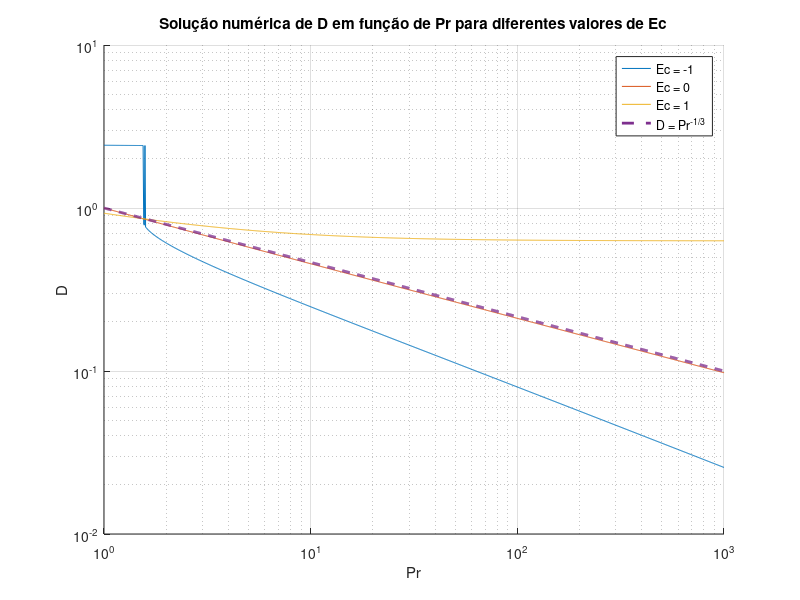

This figure's MATLAB source:
%% Incial
% Pr e Ec
Pr_values = logspace(0, 3, 1000); % Pr variando de 1 a 10^3
Ec_values = [-1, 0, 1]; % Valores de Ec

% Vetor para armazenar as soluções
D_solutions = zeros(length(Pr_values), length(Ec_values));

%% Resolver o calculo numerico
% For do Ec
for j = 1:length(Ec_values)
    Ec = Ec_values(j);

    % For do Pr
    for i = 1:length(Pr_values)
        Pr = Pr_values(i);
        
        % Funçao principal
        F = @(D) ((14 - D.^2) .* D.^3 .* Pr) / 13 - ...
                 (1 + ((3/2) * Pr * Ec * D.^2 .* (1 - (3/2) * D.^2 + (1/5) * D.^4)));
        
        % Resolver numericamente para D usando fzero (considerando um chute inicial)
        D_initial_guess = 0.5; % Chute inicial
        D_solutions(i, j) = fzero(F, D_initial_guess);
    end
end

%% Outro
% Calculando a linha adicional D = Pr^(-1/3)
D_additional = Pr_values.^(-1/3);

%% Plotando os resultados
figure;
hold on;

% for para cada Ec
for j = 1:length(Ec_values)
    plot(Pr_values, D_solutions(:, j), 'DisplayName', ['Ec = ', num2str(Ec_values(j))]);
end

plot(Pr_values, D_additional, '--', 'DisplayName', 'D = Pr^{-1/3}', 'LineWidth', 2);

set(gca, 'XScale', 'log'); % Escala logarítmica para o eixo x (Pr)
set(gca, 'YScale', 'log'); % Escala logarítmica para o eixo y (D)
xlabel('Pr');
ylabel('D');
title('Solução numérica de D em função de Pr para diferentes valores de Ec');
legend('Location', 'best');
grid on;
hold off;

